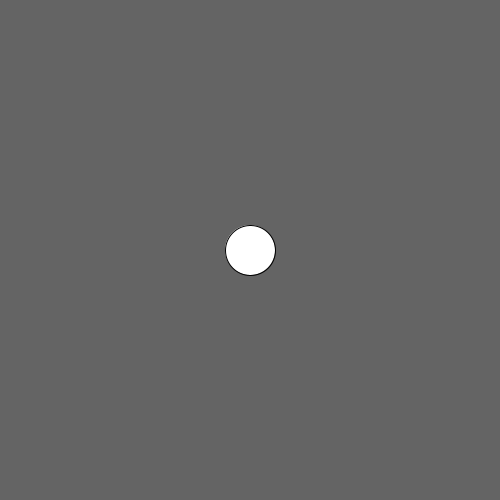
Frame 1 (no input)
Frame 60 (the mouse pressed at the canvas centre just before this capture): identical to frame 1, image omitted
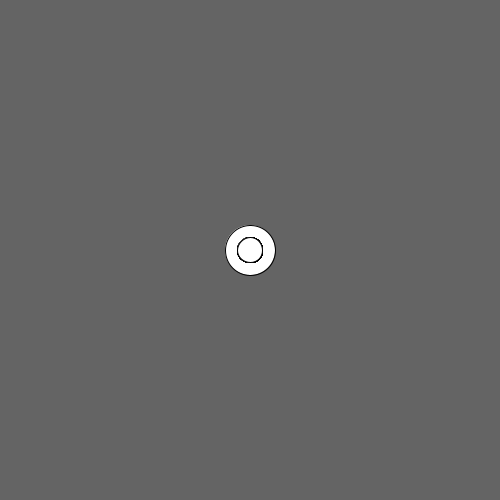
Frame 120 (the mouse held since frame 60 and released just before this capture)

The Processing sketch that drew these frames (run headless with seeded random() and noise(); from frame 60 on, the mouse is pressed at the canvas centre):

// Processing sketch: Class6_08_mapping
// ── Class6_08_mapping.pde
int x;
int y;
int w;
int h;

void setup(){
  size(500,500);
  frameRate(20);
  background(100);
  
  x = width/2;
  y = height/2;
  w = 50;
  h = 50;
}

void draw(){
  ellipse(x,y,w,h);
  y = mouseY;
  x = mouseX;
  w = int(map(mouseY,0,height,0,50));
  h = int(map(mouseX,0,width,0,50));
}
